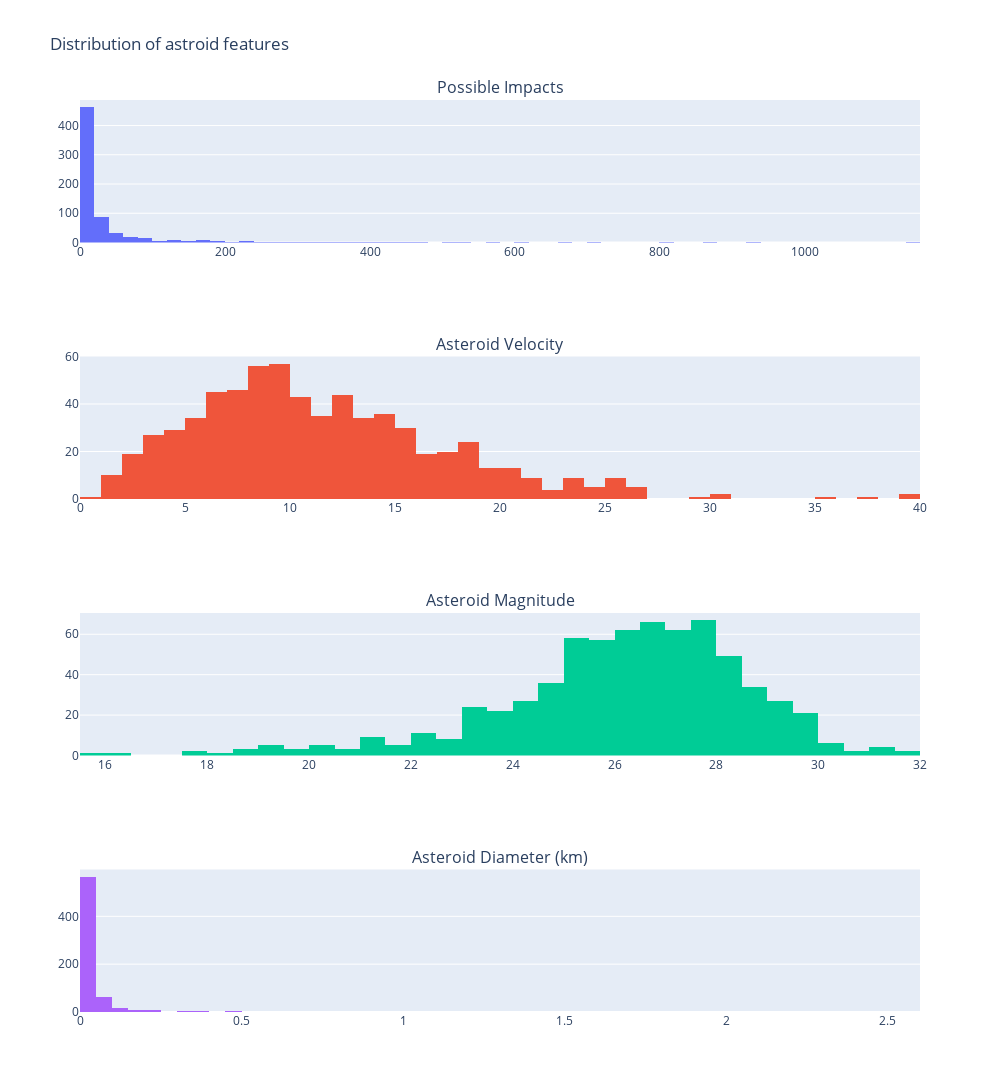

Notebook cell for this chart:
### Code cell
histogram = make_subplots(rows=4, cols=1, subplot_titles=('Possible Impacts','Asteroid Velocity', 'Asteroid Magnitude', "Asteroid Diameter (km)" ))

histogram.add_trace(go.Histogram(x=Impacts['Possible Impacts'], name="Possible Impacts"), row=1, col=1) 
histogram.add_trace(go.Histogram(x=Impacts['Asteroid Velocity'], name="Asteroid Velocity"), row=2, col=1) 
histogram.add_trace(go.Histogram(x=Impacts['Asteroid Magnitude'], name="Asteroid Magnitude"), row=3, col=1) 
histogram.add_trace(go.Histogram(x=Impacts['Asteroid Diameter (km)'], name="Asteroid Diameter (km)"), row=4, col=1) 
histogram.update_layout(showlegend=False, title_text="Distribution of astroid features", width=1000, height=1300)

histogram.show()

### Figure 1 — Plotly figure (JSON) as saved in the notebook; plotly's stock layout.template omitted (floating-point values rounded to 4 significant figures; data arrays with more than 128 entries replaced by an {"elided": "..."} marker saying what was removed)
{"data": [{"name": "Possible Impacts", "type": "histogram", "x": {"elided": "683 int values"}, "xaxis": "x", "yaxis": "y"}, {"name": "Asteroid Velocity", "type": "histogram", "x": {"elided": "683 float values"}, "xaxis": "x2", "yaxis": "y2"}, {"name": "Asteroid Magnitude", "type": "histogram", "x": {"elided": "683 float values"}, "xaxis": "x3", "yaxis": "y3"}, {"name": "Asteroid Diameter (km)", "type": "histogram", "x": {"elided": "683 float values"}, "xaxis": "x4", "yaxis": "y4"}], "layout": {"annotations": [{"font": {"size": 16}, "showarrow": false, "text": "Possible Impacts", "x": 0.5, "xanchor": "center", "xref": "paper", "y": 1, "yanchor": "bottom", "yref": "paper"}, {"font": {"size": 16}, "showarrow": false, "text": "Asteroid Velocity", "x": 0.5, "xanchor": "center", "xref": "paper", "y": 0.7188, "yanchor": "bottom", "yref": "paper"}, {"font": {"size": 16}, "showarrow": false, "text": "Asteroid Magnitude", "x": 0.5, "xanchor": "center", "xref": "paper", "y": 0.4375, "yanchor": "bottom", "yref": "paper"}, {"font": {"size": 16}, "showarrow": false, "text": "Asteroid Diameter (km)", "x": 0.5, "xanchor": "center", "xref": "paper", "y": 0.1562, "yanchor": "bottom", "yref": "paper"}], "height": 1300, "showlegend": false, "title": {"text": "Distribution of astroid features"}, "width": 1000, "xaxis": {"anchor": "y", "domain": [0, 1]}, "xaxis2": {"anchor": "y2", "domain": [0, 1]}, "xaxis3": {"anchor": "y3", "domain": [0, 1]}, "xaxis4": {"anchor": "y4", "domain": [0, 1]}, "yaxis": {"anchor": "x", "domain": [0.8438, 1]}, "yaxis2": {"anchor": "x2", "domain": [0.5625, 0.7188]}, "yaxis3": {"anchor": "x3", "domain": [0.2812, 0.4375]}, "yaxis4": {"anchor": "x4", "domain": [0, 0.1562]}}}
